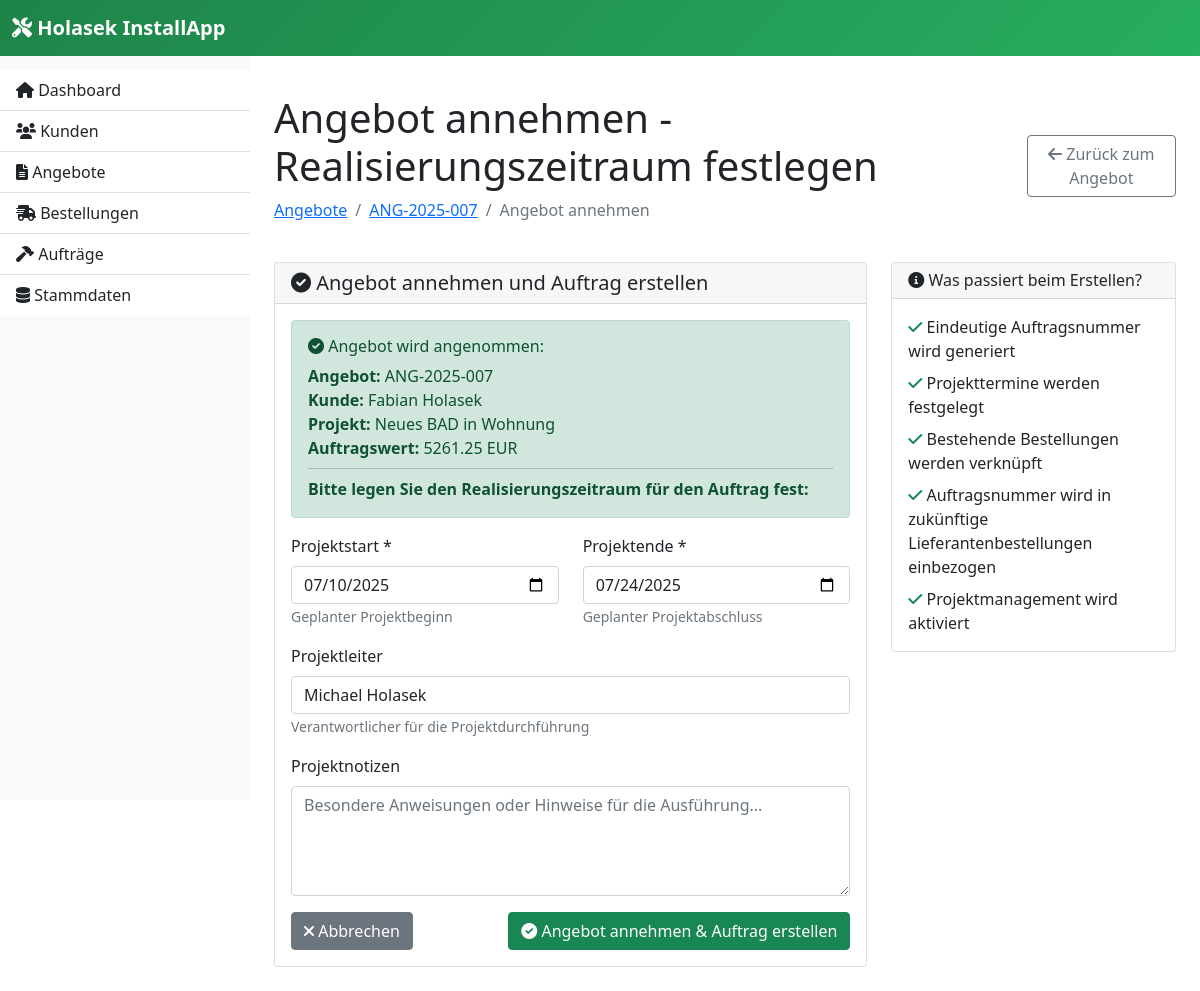
Screenshot of /quote/7/accept with the database file from the repository.
### models.py (models this page shows, shortened)
class Quote(db.Model):
    id = db.Column(db.Integer, primary_key=True)
    quote_number = db.Column(db.String(50), unique=True, nullable=False)
    customer_id = db.Column(db.Integer, db.ForeignKey('customer.id'), nullable=False)
    project_description = db.Column(db.Text)
    total_amount = db.Column(db.Float, default=0.0)
    status = db.Column(db.String(20), default='Entwurf')  # Entwurf, Gesendet, Angenommen, Abgelehnt
    created_at = db.Column(db.DateTime, default=datetime.utcnow)
    valid_until = db.Column(db.Date)
    include_additional_info = db.Column(db.Boolean, default=True)
    show_subitem_prices = db.Column(db.Boolean, default=False)  # Preistransparenz Unterpositionen
    markup_percentage = db.Column(db.Float, default=15.0)  # Aufschlag in Prozent (Standard: 15%)
    quote_items = db.relationship('QuoteItem', backref='quote', lazy=True, cascade='all, delete-orphan')

class Customer(db.Model):
    id = db.Column(db.Integer, primary_key=True)
    first_name = db.Column(db.String(100), nullable=False)
    last_name = db.Column(db.String(100), nullable=False)
    email = db.Column(db.String(120), nullable=False)
    phone = db.Column(db.String(20))
    address = db.Column(db.Text)
    city = db.Column(db.String(100))
    postal_code = db.Column(db.String(10))
    created_at = db.Column(db.DateTime, default=datetime.utcnow)
    quotes = db.relationship('Quote', backref='customer', lazy=True)
    @property
    def full_name(self):
        return f"{self.first_name} {self.last_name}"

### app.py (the view, shortened to what this page needs)
    @app.route('/quote/<int:id>/accept', methods=['GET', 'POST'])
    def accept_quote(id):
        quote = Quote.query.get_or_404(id)
        from forms import OrderForm
        from utils import generate_order_number
        if quote.order and quote.status != 'Angenommen, Auftrag storniert':
            flash('Für dieses Angebot existiert bereits ein Auftrag!', 'warning')
            return redirect(url_for('view_order', order_id=quote.order.id))
        if quote.status == 'Angenommen' and quote.order:
            flash('Dieses Angebot wurde bereits angenommen und ein Auftrag erstellt.', 'warning')
            return redirect(url_for('view_order', order_id=quote.order.id))
        form = OrderForm()
        if request.method == 'GET':
            return render_template('order_form.html', quote=quote, form=form, action='accept')

### forms.py
class OrderForm(FlaskForm):
    start_date = DateField('Projektstart *', validators=[DataRequired()],
                          default=lambda: date.today() + timedelta(days=7))
    end_date = DateField('Projektende *', validators=[DataRequired()],
                        default=lambda: date.today() + timedelta(days=21))
    project_manager = StringField('Projektleiter', validators=[Optional()],
                                 default='Michael Holasek')
    notes = TextAreaField('Projektnotizen', validators=[Optional()],
                         render_kw={"rows": 4, "placeholder": "Besondere Anweisungen oder Hinweise für die Ausführung..."})
    submit = SubmitField('Auftrag erstellen')

### app.py (called while the page is built)
def create_app():
    app = Flask(__name__)
    app.config.from_object(Config)
    db.init_app(app)
    app.config['UPLOAD_FOLDER'] = os.path.join(app.root_path, 'static', 'uploads')
    app.config['MAX_CONTENT_LENGTH'] = 16 * 1024 * 1024  # 16MB max file size
    os.makedirs(app.config['UPLOAD_FOLDER'], exist_ok=True)
    @app.template_filter('from_json')
    def from_json_filter(value):
        """Konvertiert JSON-String zu Python-Objekt"""
        if not value:
            return []
        try:
            return json.loads(value)
        except (json.JSONDecodeError, TypeError):
            return []
    @app.context_processor
    def inject_global_vars():
        return {
            'get_default_hourly_rate': get_default_hourly_rate
        }
    register_routes(app)
    return app

### templates/order_form.html (shortened to what this page needs)
{% extends "base.html" %}
{% block content %}
<div class="row">
    <div class="col-12 mb-4">
        <div class="d-flex justify-content-between align-items-center">
            <div>
                {% if action == 'accept' %}
                    <h1>Angebot annehmen - Realisierungszeitraum festlegen</h1>
                    <nav aria-label="breadcrumb">
                        <ol class="breadcrumb">
                            <li class="breadcrumb-item"><a href="{{ url_for('quotes') }}">Angebote</a></li>
                            <li class="breadcrumb-item"><a href="{{ url_for('edit_quote', id=quote.id) }}">{{ quote.quote_number }}</a></li>
                            <li class="breadcrumb-item active">Angebot annehmen</li>
                        </ol>
                    </nav>
                {% endif %}
            </div>
            <div>
                <a href="{{ url_for('edit_quote', id=quote.id) }}" class="btn btn-outline-secondary">
                    <i class="fas fa-arrow-left"></i> Zurück zum Angebot
                </a>
            </div>
        </div>
    </div>
</div>
<div class="row">
    <div class="col-md-8">
        <div class="card">
            <div class="card-header">
                <h5 class="card-title mb-0">
                    {% if action == 'accept' %}
                        <i class="fas fa-check-circle"></i> Angebot annehmen und Auftrag erstellen
                    {% else %}
                        <i class="fas fa-clipboard-check"></i> Auftrag aus Angebot erstellen
                    {% endif %}
                </h5>
            </div>
            <div class="card-body">
                {% if action == 'accept' %}
                    <div class="alert alert-success">
                        <h6><i class="fas fa-check-circle"></i> Angebot wird angenommen:</h6>
                        <p class="mb-0">
                            <strong>Angebot:</strong> {{ quote.quote_number }}<br>
                            <strong>Kunde:</strong> {{ quote.customer.full_name }}<br>
                            <strong>Projekt:</strong> {{ quote.project_description[:100] }}{{ '...' if quote.project_description|length > 100 else '' }}<br>
                            <strong>Auftragswert:</strong> {{ "%.2f"|format(quote.total_amount) }} EUR
                        </p>
                        <hr class="my-2">
                        <p class="mb-0"><strong>Bitte legen Sie den Realisierungszeitraum für den Auftrag fest:</strong></p>
                    </div>
                {% endif %}
                <form method="POST">
                    <div class="row">
                        <div class="col-md-6 mb-3">
                            {{ form.start_date.label(class="form-label") }}
                            {{ form.start_date(class="form-control") }}
                            <small class="form-text text-muted">Geplanter Projektbeginn</small>
                        </div>
                        <div class="col-md-6 mb-3">
                            {{ form.end_date.label(class="form-label") }}
                            {{ form.end_date(class="form-control") }}
                            <small class="form-text text-muted">Geplanter Projektabschluss</small>
                        </div>
                    </div>
                    <div class="mb-3">
                        {{ form.project_manager.label(class="form-label") }}
                        {{ form.project_manager(class="form-control") }}
                        <small class="form-text text-muted">Verantwortlicher für die Projektdurchführung</small>
                    </div>
                    <div class="mb-3">
                        {{ form.notes.label(class="form-label") }}
                        {{ form.notes(class="form-control") }}
                    </div>
                    <div class="d-flex justify-content-between">
                        <a href="{{ url_for('edit_quote', id=quote.id) }}" class="btn btn-secondary">
                            <i class="fas fa-times"></i> Abbrechen
                        </a>
                        {% if action == 'accept' %}
                            <button type="submit" class="btn btn-success">
                                <i class="fas fa-check-circle"></i> Angebot annehmen & Auftrag erstellen
                            </button>
                        {% else %}
                            {{ form.submit(class="btn btn-primary") }}
                        {% endif %}
                    </div>
                </form>
            </div>
        </div>
    </div>
    <div class="col-md-4">
        <div class="card">
            <div class="card-header">
                <h6 class="card-title mb-0">
                    <i class="fas fa-info-circle"></i> Was passiert beim Erstellen?
                </h6>
            </div>
            <div class="card-body">
                <ul class="list-unstyled mb-0">
                    <li class="mb-2">
                        <i class="fas fa-check text-success"></i>
                        Eindeutige Auftragsnummer wird generiert
                    </li>
                    <li class="mb-2">
                        <i class="fas fa-check text-success"></i>
                        Projekttermine werden festgelegt
                    </li>
                    <li class="mb-2">
                        <i class="fas fa-check text-success"></i>
                        Bestehende Bestellungen werden verknüpft
                    </li>
                    <li class="mb-2">
                        <i class="fas fa-check text-success"></i>
                        Auftragsnummer wird in zukünftige Lieferantenbestellungen einbezogen
                    </li>
                    <li class="mb-0">
                        <i class="fas fa-check text-success"></i>
                        Projektmanagement wird aktiviert
                    </li>
                </ul>
            </div>
        </div>
    </div>
</div>
{% endblock %}

### rows the page displays
Quote: quote_number "ANG-2025-007", project_description "Neues BAD in Wohnung", total_amount "5261.25"
Customer: customer.full_name "Fabian Holasek"
